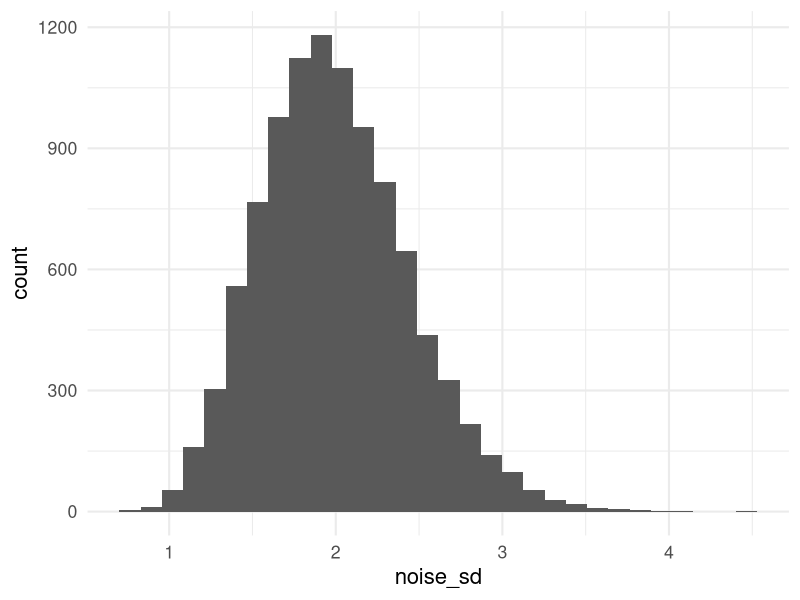

Write R code to recreate this figure. (Note: this script raises an error after producing the figure.)
## ---- chunk 1
library(dplyr)
library(ggplot2)
library(tidyr)
theme_set(theme_minimal(base_size = 16))
## ---- chunk 2
set.seed(101)
N = 10000
mu = 1
sigma_t = 2
population = rnorm(N, mu, sigma_t) 
## ---- chunk 3
noise_sd_shape = 20
noise_sd_rate = 10
noise_sd = rgamma(N, shape = noise_sd_shape, rate = noise_sd_rate)
data.frame(noise_sd=noise_sd) %>% 
  ggplot(aes(x=noise_sd)) + 
  geom_histogram()
## ---- chunk 4
noise = sapply(1:N, function(i) {rnorm(1, 0, noise_sd[i])})
measurements = population + noise
## ---- chunk 5
log_likelihood_factory = function(measurements, noise_sd) {
  
  function(params) {
    t = params[1]
    sigma_t = params[2]
    logl_x = sum((measurements - t)**2 / (noise_sd ** 2 + sigma_t ** 2))
    logl_c = sum(log(noise_sd ** 2 + sigma_t ** 2))
    logl_x + logl_c
  } 
}
## ---- chunk 6
max_likelihood_solution = optim(c(1,1), logl_fun)
max_likelihood_solution$par
## ---- chunk 7
sd(measurements)
## ---- chunk 8
sqrt(var(measurements)  - mean(noise_sd**2))
